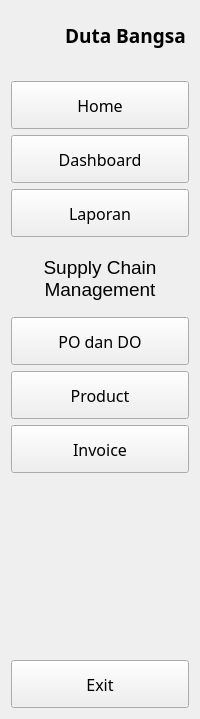
     <widget class="QWidget" name="full_sidebar" native="true">
      <property name="sizePolicy">
       <sizepolicy hsizetype="MinimumExpanding" vsizetype="MinimumExpanding">
        <horstretch>0</horstretch>
        <verstretch>0</verstretch>
       </sizepolicy>
      </property>
      <property name="minimumSize">
       <size>
        <width>0</width>
        <height>0</height>
       </size>
      </property>
      <property name="maximumSize">
       <size>
        <width>240</width>
        <height>16777215</height>
       </size>
      </property>
      <layout class="QVBoxLayout" name="verticalLayout_6">
       <item>
        <layout class="QHBoxLayout" name="horizontalLayout_2">
         <item>
          <widget class="QLabel" name="logo_icon_full">
           <property name="minimumSize">
            <size>
             <width>48</width>
             <height>48</height>
            </size>
           </property>
           <property name="maximumSize">
            <size>
             <width>48</width>
             <height>48</height>
            </size>
           </property>
           <property name="text">
            <string/>
           </property>
           <property name="pixmap">
            <pixmap resource="resources.qrc">:/assets/assets/icon/dark_green/alert-octagon.svg</pixmap>
           </property>
           <property name="scaledContents">
            <bool>true</bool>
           </property>
          </widget>
         </item>
         <item>
          <widget class="QLabel" name="logo_label">
           <property name="font">
            <font>
             <family>Montserrat</family>
             <pointsize>14</pointsize>
             <weight>75</weight>
             <bold>true</bold>
            </font>
           </property>
           <property name="text">
            <string>Duta Bangsa</string>
           </property>
           <property name="alignment">
            <set>Qt::AlignLeading|Qt::AlignLeft|Qt::AlignVCenter</set>
           </property>
           <property name="wordWrap">
            <bool>true</bool>
           </property>
          </widget>
         </item>
        </layout>
       </item>
       <item>
        <widget class="QWidget" name="full_spacer1" native="true">
         <property name="sizePolicy">
          <sizepolicy hsizetype="Expanding" vsizetype="Expanding">
           <horstretch>0</horstretch>
           <verstretch>0</verstretch>
          </sizepolicy>
         </property>
         <property name="minimumSize">
          <size>
           <width>0</width>
           <height>10</height>
          </size>
         </property>
         <property name="maximumSize">
          <size>
           <width>16777215</width>
           <height>10</height>
          </size>
         </property>
        </widget>
       </item>
       <item>
        <widget class="QWidget" name="widget_9" native="true">
         <layout class="QVBoxLayout" name="verticalLayout_2">
          <property name="spacing">
           <number>6</number>
          </property>
          <property name="leftMargin">
           <number>0</number>
          </property>
          <property name="topMargin">
           <number>0</number>
          </property>
          <property name="rightMargin">
           <number>0</number>
          </property>
          <property name="bottomMargin">
           <number>0</number>
          </property>
          <item>
           <widget class="QPushButton" name="home_full">
            <property name="sizePolicy">
             <sizepolicy hsizetype="Preferred" vsizetype="Fixed">
              <horstretch>0</horstretch>
              <verstretch>0</verstretch>
             </sizepolicy>
            </property>
            <property name="minimumSize">
             <size>
              <width>24</width>
              <height>48</height>
             </size>
            </property>
            <property name="maximumSize">
             <size>
              <width>16777215</width>
              <height>16777215</height>
             </size>
            </property>
            <property name="font">
             <font>
              <family>Montserrat</family>
              <pointsize>12</pointsize>
             </font>
            </property>
            <property name="accessibleName">
             <string notr="true"/>
            </property>
            <property name="layoutDirection">
             <enum>Qt::LeftToRight</enum>
            </property>
            <property name="autoFillBackground">
             <bool>false</bool>
            </property>
            <property name="text">
             <string>Home</string>
            </property>
            <property name="icon">
             <iconset resource="resources.qrc">
              <normaloff>:/assets/assets/icon/dark_green/home.svg</normaloff>:/assets/assets/icon/dark_green/home.svg</iconset>
            </property>
            <property name="iconSize">
             <size>
              <width>24</width>
              <height>24</height>
             </size>
            </property>
            <property name="checkable">
             <bool>true</bool>
            </property>
            <property name="autoExclusive">
             <bool>true</bool>
            </property>
           </widget>
          </item>
          <item>
           <widget class="QPushButton" name="dashboard_full">
            <property name="minimumSize">
             <size>
              <width>24</width>
              <height>48</height>
             </size>
            </property>
            <property name="font">
             <font>
              <family>Montserrat</family>
              <pointsize>12</pointsize>
             </font>
            </property>
            <property name="text">
             <string>Dashboard</string>
            </property>
            <property name="icon">
             <iconset resource="resources.qrc">
              <normaloff>:/assets/assets/icon/dark_green/layers.svg</normaloff>:/assets/assets/icon/dark_green/layers.svg</iconset>
            </property>
            <property name="iconSize">
             <size>
              <width>24</width>
              <height>24</height>
             </size>
            </property>
            <property name="checkable">
             <bool>true</bool>
            </property>
            <property name="autoExclusive">
             <bool>true</bool>
            </property>
           </widget>
          </item>
          <item>
           <widget class="QPushButton" name="report_full">
            <property name="minimumSize">
             <size>
              <width>24</width>
              <height>48</height>
             </size>
            </property>
            <property name="font">
             <font>
              <family>Montserrat</family>
              <pointsize>12</pointsize>
             </font>
            </property>
            <property name="text">
             <string>Laporan</string>
            </property>
            <property name="icon">
             <iconset resource="resources.qrc">
              <normaloff>:/assets/assets/icon/dark_green/pie-chart.svg</normaloff>:/assets/assets/icon/dark_green/pie-chart.svg</iconset>
            </property>
            <property name="iconSize">
             <size>
              <width>24</width>
              <height>24</height>
             </size>
            </property>
            <property name="checkable">
             <bool>true</bool>
            </property>
            <property name="autoExclusive">
             <bool>true</bool>
            </property>
           </widget>
          </item>
          <item>
           <widget class="QWidget" name="full_spacer2" native="true">
            <property name="sizePolicy">
             <sizepolicy hsizetype="Expanding" vsizetype="Expanding">
              <horstretch>0</horstretch>
              <verstretch>0</verstretch>
             </sizepolicy>
            </property>
            <property name="minimumSize">
             <size>
              <width>0</width>
              <height>7</height>
             </size>
            </property>
            <property name="maximumSize">
             <size>
              <width>16777215</width>
              <height>7</height>
             </size>
            </property>
           </widget>
          </item>
          <item>
           <widget class="QLabel" name="scm_label">
            <property name="font">
             <font>
              <pointsize>14</pointsize>
             </font>
            </property>
            <property name="text">
             <string>Supply Chain Management</string>
            </property>
            <property name="alignment">
             <set>Qt::AlignCenter</set>
            </property>
            <property name="wordWrap">
             <bool>true</bool>
            </property>
           </widget>
          </item>
          <item>
           <spacer name="verticalSpacer_4">
            <property name="orientation">
             <enum>Qt::Vertical</enum>
            </property>
            <property name="sizeType">
             <enum>QSizePolicy::Fixed</enum>
            </property>
            <property name="sizeHint" stdset="0">
             <size>
              <width>20</width>
              <height>10</height>
             </size>
            </property>
           </spacer>
          </item>
          <item>
           <widget class="QPushButton" name="poDo_full">
            <property name="minimumSize">
             <size>
              <width>24</width>
              <height>48</height>
             </size>
            </property>
            <property name="font">
             <font>
              <family>Montserrat</family>
              <pointsize>12</pointsize>
             </font>
            </property>
            <property name="text">
             <string>PO dan DO</string>
            </property>
            <property name="icon">
             <iconset resource="resources.qrc">
              <normaloff>:/assets/assets/icon/dark_green/file-text.svg</normaloff>:/assets/assets/icon/dark_green/file-text.svg</iconset>
            </property>
            <property name="iconSize">
             <size>
              <width>24</width>
              <height>24</height>
             </size>
            </property>
            <property name="checkable">
             <bool>true</bool>
            </property>
            <property name="autoExclusive">
             <bool>true</bool>
            </property>
           </widget>
          </item>
          <item>
           <widget class="QPushButton" name="product_full">
            <property name="minimumSize">
             <size>
              <width>24</width>
              <height>48</height>
             </size>
            </property>
            <property name="font">
             <font>
              <family>Montserrat</family>
              <pointsize>12</pointsize>
             </font>
            </property>
            <property name="text">
             <string>Product</string>
            </property>
            <property name="icon">
             <iconset resource="resources.qrc">
              <normaloff>:/assets/assets/icon/dark_green/package.svg</normaloff>:/assets/assets/icon/dark_green/package.svg</iconset>
            </property>
            <property name="iconSize">
             <size>
              <width>24</width>
              <height>24</height>
             </size>
            </property>
            <property name="checkable">
             <bool>true</bool>
            </property>
            <property name="autoExclusive">
             <bool>true</bool>
            </property>
           </widget>
          </item>
          <item>
           <widget class="QPushButton" name="invoice_full">
            <property name="minimumSize">
             <size>
              <width>24</width>
              <height>48</height>
             </size>
            </property>
            <property name="font">
             <font>
              <family>Montserrat</family>
              <pointsize>12</pointsize>
             </font>
            </property>
            <property name="text">
             <string>Invoice</string>
            </property>
            <property name="icon">
             <iconset resource="resources.qrc">
              <normaloff>:/assets/assets/icon/dark_green/mail.svg</normaloff>:/assets/assets/icon/dark_green/mail.svg</iconset>
            </property>
            <property name="iconSize">
             <size>
              <width>24</width>
              <height>24</height>
             </size>
            </property>
            <property name="checkable">
             <bool>true</bool>
            </property>
            <property name="autoExclusive">
             <bool>true</bool>
            </property>
           </widget>
          </item>
         </layout>
        </widget>
       </item>
       <item>
        <spacer name="verticalSpacer_2">
         <property name="orientation">
          <enum>Qt::Vertical</enum>
         </property>
         <property name="sizeHint" stdset="0">
          <size>
           <width>20</width>
           <height>181</height>
          </size>
         </property>
        </spacer>
       </item>
       <item>
        <widget class="QPushButton" name="exit_full">
         <property name="minimumSize">
          <size>
           <width>24</width>
           <height>48</height>
          </size>
         </property>
         <property name="font">
          <font>
           <family>Montserrat</family>
           <pointsize>12</pointsize>
          </font>
         </property>
         <property name="text">
          <string>Exit</string>
         </property>
         <property name="icon">
          <iconset resource="resources.qrc">
           <normaloff>:/assets/assets/icon/dark_green/x-square.svg</normaloff>:/assets/assets/icon/dark_green/x-square.svg</iconset>
         </property>
         <property name="iconSize">
          <size>
           <width>24</width>
           <height>24</height>
          </size>
         </property>
        </widget>
       </item>
      </layout>
     </widget>
